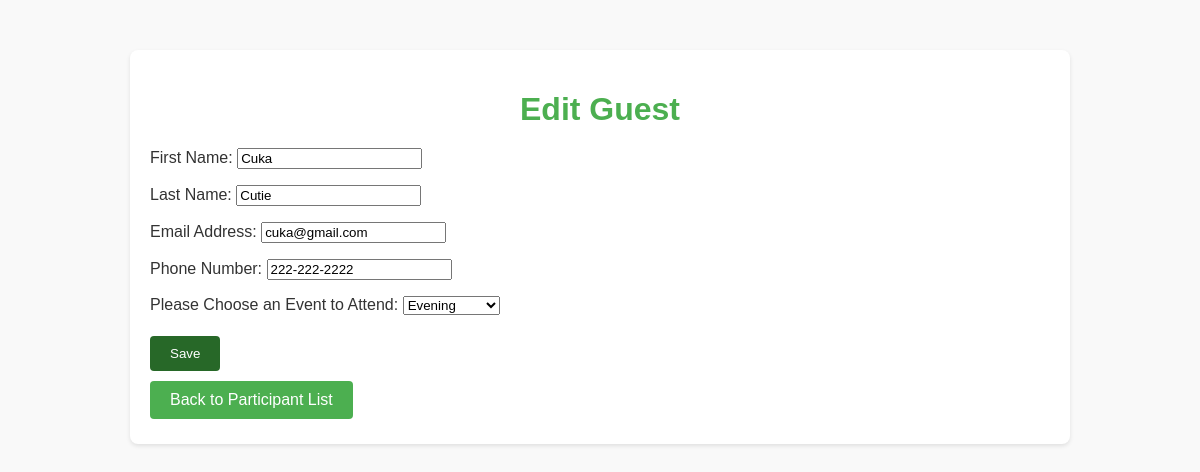
The app's page /guest-list/edit/30/ with its own data.
### registrationapp/models.py (models this page shows, shortened)
class Registration(models.Model):
    user_first_name = models.CharField(max_length=100)
    user_last_name = models.CharField(max_length=100)
    user_email = models.EmailField()
    user_phone = models.CharField(max_length=12)
    event_session = models.ForeignKey(EventSession, on_delete=models.CASCADE)

### registrationapp/views.py (the view)
# urls.py: path('guest-list/edit/<int:pk>/', ParticipantUpdateView.as_view(), name='participant_edit'),
class ParticipantUpdateView(UpdateView):
    model = Registration
    form_class = RegistrationForm
    template_name = 'event/participant_edit.html'
    success_url = reverse_lazy('participant_list')

### registrationapp/forms.py
class RegistrationForm(forms.ModelForm):
    event_session = forms.ModelChoiceField(
        queryset=EventSession.objects.all(),
        empty_label='Select Event',
        label='Please Choose an Event to Attend:'
    )
    class Meta:
        model = Registration
        fields = ['user_first_name', 'user_last_name', 'user_email', 'user_phone', 'event_session']
        labels = {
            'user_first_name': 'First Name',
            'user_last_name': 'Last Name',
            'user_email': 'Email Address',
            'user_phone': 'Phone Number'
        }
        error_messages = {
            'user_email': {
                'required': 'Your email address must not be empty!',
                'invalid': 'Please enter a valid email address'
            }
        }

### registrationapp/models.py (called while the page is built)
    def __str__(self):
        return self.event_name

### registrationapp/templates/event/participant_edit.html (shortened to what this page needs)
{% load static %}
<!DOCTYPE html>
<html lang="en">
<head>
    <link rel="stylesheet" href="{% static 'registration/base.css' %}">
    <link rel="stylesheet" href="{% static 'registration/guest_list.css' %}">
</head>
<body>
<div class="container">
    <h1>Edit Guest</h1>
    <form method="post">
        {{ form.as_p }}
        <button type="submit" class="btn btn-primary">Save</button>
    </form>
    <a href="{% url 'participant_list' %}" class="btn btn-secondary">Back to Participant List</a>
</div>
</body>
</html>

### registrationapp/static/registration/base.css (style rules this page uses)
body { font-family: Arial, sans-serif; background-color: #f9f9f9; color: #333; margin: 0; padding: 0; }
.container { max-width: 800px; margin: 50px auto; padding: 20px; background-color: #fff; box-shadow: 0 2px 4px rgba(0, 0, 0, 0.1); border-radius: 8px; }
h1 { text-align: center; color: #4CAF50; margin-bottom: 20px; }
.btn { display: inline-block; padding: 10px 20px; color: #fff; background-color: #4CAF50; border: none; border-radius: 4px; cursor: pointer; text-decoration: none; }
.btn-primary { background-color: #3498db; }

### registrationapp/static/registration/guest_list.css (style rules this page uses)
body { font-family: Arial, sans-serif; background-color: #f9f9f9; color: #333; margin: 0; padding: 0; }
.container { max-width: 900px; margin: 50px auto; padding: 20px; background-color: #fff; box-shadow: 0 2px 4px rgba(0, 0, 0, 0.1); border-radius: 8px; }
h1 { text-align: center; color: #4CAF50; margin-bottom: 20px; }
.btn { display: inline-block; padding: 10px 20px; color: #fff; background-color: #4CAF50; border: none; border-radius: 4px; cursor: pointer; text-decoration: none; margin: 5px 0; }
.btn-primary { background-color: #276828; }

### records on screen
Registration: user_first_name "Cuka", user_last_name "Cutie", user_email "cuka@gmail.com", user_phone "222-222-2222", event_session "Evening"
